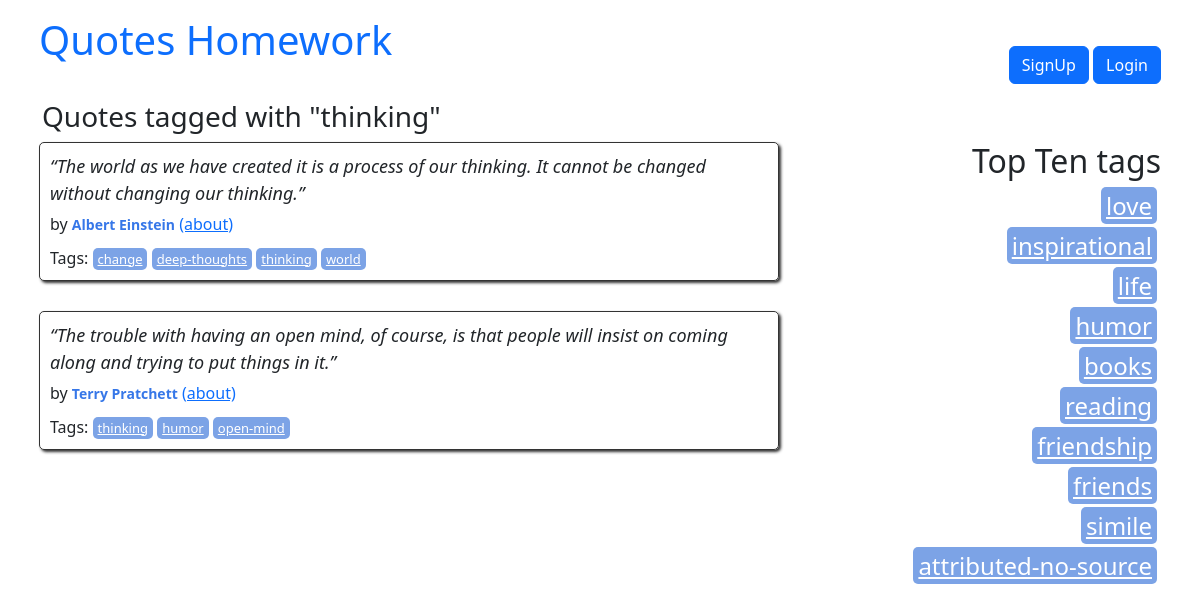
/tag/3, run on the app's committed database.
### quotes/models.py (models this page shows)
class Tag(models.Model):
    name = models.CharField(max_length=50, unique=True, null=False)

class Quote(models.Model):
    quote = models.TextField()
    tags = models.ManyToManyField(Tag)
    author = models.ForeignKey(Author, on_delete=models.CASCADE, null=True, default=None)
    created_at = models.DateTimeField(auto_now_add=True)

class Author(models.Model):
    fullname = models.CharField(max_length=50)
    born_date = models.CharField(max_length=50)
    born_location = models.CharField(max_length=150)
    description = models.TextField()
    created_at = models.DateTimeField(auto_now_add=True)

### quotes/views.py (the view)
# urls.py: path("tag/<int:tag_id>", views.tag, name="tag"),
def tag(request, tag_id):
    tag = get_object_or_404(Tag, pk=tag_id)
    quotes = Quote.objects.filter(tags=tag)
    tags_top = get_top_10_tags()
    return render(
        request,
        "quotes/tag.html",
        context={"tag": tag, "quotes": quotes, "top_tags": tags_top},
    )

### quotes/models.py (called while the page is built)
def get_top_10_tags():
    return Tag.objects.annotate(num_quotes=models.Count('quote')).order_by('-num_quotes')[:10]

### quotes/templates/quotes/tag.html
{% extends "quotes/index.html" %}
{% block tag_content %}
<h3> Quotes tagged with "{{ tag.name }}"</h3>
{% endblock tag_content %}

### quotes/templates/quotes/index.html (shortened to what this page needs)
{% extends "quotes/base.html" %} {% load extract %}
{% block content %}
{% block tag_content %} {% endblock tag_content %}
<div class="row">
  <div class="col-md-8">
    {% for quote in quotes %}
    <div class="quote" itemscope="" itemtype="http://schema.org/CreativeWork">
      <span class="text" itemprop="text">{{quote.quote}}</span>
      <span
        >by {% if quote.author %}
        <small class="author" itemprop="author"
          >{{ quote.author.fullname }}</small
        >
        <a href="{% url 'quotes:author_detail' quote.author.id %}">(about)</a>
        {% else %}
        <small class="author" itemprop="author">Unknown Author</small>
        {% endif %}
      </span>
      <div class="tags">
        Tags: {% for tag in quote.tags.all %}
        <a class="tag" href="{% url 'quotes:tag' tag.id %}">{{tag.name}}</a>
        {% endfor %}
      </div>
    </div>
    {% endfor %}
  </div>
  <div class="col-md-4 tags-box">
    <h2>Top Ten tags</h2>
    {% for tag in top_tags %}
    <span class="tag-item">
      <a
        class="tag"
        style="font-size: 24px"
        href="{% url 'quotes:tag' tag.id %}"
        >{{ tag.name }}</a
      >
    </span>
    {% endfor %}
  </div>
</div>
{% endblock content %}

### quotes/static/quotes/style.css (style rules this page uses)
.quote { padding: 10px; margin-bottom: 30px; border: 1px solid #333333; border-radius: 5px; box-shadow: 2px 2px 3px #333333; }
.row { margin-left: -15px; margin-right: -15px; }
.quote span.text { display: block; margin-bottom: 5px; font-size: large; font-style: italic; }
.quote small.author { font-weight: bold; color: #3677E8; }
.quote .tags { margin-top: 10px; }
.tag { padding: 2px 5px; border-radius: 5px; color: white; font-size: small; background-color: #7CA3E6; }
.tags-box { text-align: right; }
.tag-item { display: block; margin: 4px; }

### data on the page
Tag: name "thinking"
Quote: quote "“The world as we have created it is a process of our thinking. It cannot be changed without changing our thinking.”", author.fullname "Albert Einstein"
Tag: name "change"
Tag: name "deep-thoughts"
Tag: name "world"
Quote: quote "“The trouble with having an open mind, of course, is that people will insist on coming along and trying to put things in it.”", author.fullname "Terry Pratchett"
Tag: name "humor"
Tag: name "open-mind"
Tag: name "love"
Tag: name "inspirational"
Tag: name "life"
Tag: name "books"
Tag: name "reading"
Tag: name "friendship"
Tag: name "friends"
Tag: name "simile"
Tag: name "attributed-no-source"
